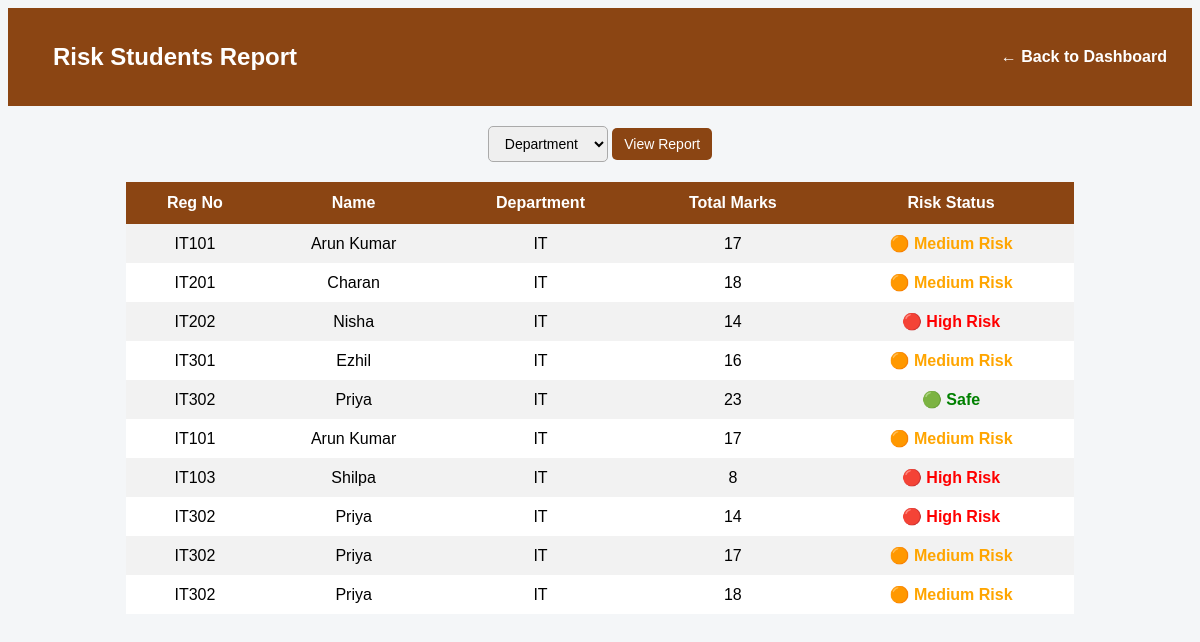
Screenshot of /risk_students (signed in) with the database file from the repository.
### tables this page shows
CREATE TABLE students (
    id INTEGER PRIMARY KEY AUTOINCREMENT,
    reg_no TEXT UNIQUE,
    name TEXT,
    dept TEXT,
    year INTEGER,
    semester INTEGER,
    username TEXT,
    password TEXT
);

CREATE TABLE internal_marks (
    id INTEGER PRIMARY KEY AUTOINCREMENT,
    dept TEXT,
    year INTEGER,
    semester INTEGER,
    subject TEXT,
    reg_no TEXT,
    assignment INTEGER,
    mock INTEGER,
    attendance INTEGER,
    unit_percent INTEGER,
    total INTEGER
);

### app.py (the view)
@app.route("/risk_students")
def risk_students():
    dept = session["faculty_dept"]
    conn = get_db_connection()
    cur = conn.cursor()
    query = """
        SELECT s.reg_no, s.name, s.dept, i.total
        FROM students s
        JOIN internal_marks i
        ON s.reg_no = i.reg_no
    """
    if dept:
        query += " WHERE s.dept = ?"
        cur.execute(query, (dept,))
    else:
        cur.execute(query)
    rows = cur.fetchall()
    conn.close()
    students = []
    for r in rows:
        if r["total"] < 15:
            risk = "High Risk"
        elif r["total"] < 20:
            risk = "Medium Risk"
        else:
            risk = "Safe"
        students.append({
            "reg_no": r["reg_no"],
            "name": r["name"],
            "dept": r["dept"],
            "total": r["total"],
            "risk": risk
        })
    return render_template("risk_students.html", students=students)

### app.py (called while the page is built)
def get_db_connection():
    conn = sqlite3.connect("database.db")
    conn.row_factory = sqlite3.Row
    return conn

### templates/risk_students.html (shortened to what this page needs)
<!DOCTYPE html>
<html>
<head>
</head>
<body>
<div class="header">
    <h2>Risk Students Report</h2>
    <a href="/faculty_dashboard">← Back to Dashboard</a>
</div>
<form method="get" action="/risk_students">
    <select name="dept" required>
        <option value="">Department</option>
    </select>
    <button type="submit">View Report</button>
</form>
<table>
    <tr>
        <th>Reg No</th>
        <th>Name</th>
        <th>Department</th>
        <th>Total Marks</th>
        <th>Risk Status</th>
    </tr>
    {% for s in students %}
    <tr>
        <td>{{ s.reg_no }}</td>
        <td>{{ s.name }}</td>
        <td>{{ s.dept }}</td>
        <td>{{ s.total }}</td>
        <td>
            {% if s.risk == "High Risk" %}
                <span class="high">🔴 High Risk</span>
            {% elif s.risk == "Medium Risk" %}
                <span class="medium">🟠 Medium Risk</span>
            {% else %}
                <span class="safe">🟢 Safe</span>
            {% endif %}
        </td>
    </tr>
    {% endfor %}
</table>
</body>
</html>

### templates/risk_students.html (style rules this page uses)
body { font-family: Arial, sans-serif; background: #f4f6f8; }
.header { background:#8B4513; color:white; padding:15px 25px; display:flex; justify-content:space-between; align-items:center; }
.header a { color:white; text-decoration:none; font-weight:bold; }
h2 { text-align: center; margin: 20px; color: white; }
form { text-align: center; margin: 20px; }
select, button { padding: 8px 12px; border-radius: 5px; border: 1px solid #aaa; font-size: 14px; }
button { background-color: #8B4513; color: white; border: none; cursor: pointer; }
table { width: 80%; margin: auto; border-collapse: collapse; background: white; }
th { background-color: #8B4513; color: white; padding: 12px; }
td { padding: 10px; text-align: center; }
tr:nth-child(even) { background-color: #f2f2f2; }
.high { color: red; font-weight: bold; }
.medium { color: orange; font-weight: bold; }
.safe { color: green; font-weight: bold; }

### rows the page displays
students: reg_no "IT101", name "Arun Kumar", dept "IT", total "17", shows "🟠 Medium Risk"
students: reg_no "IT201", name "Charan", dept "IT", total "18", shows "🟠 Medium Risk"
students: reg_no "IT202", name "Nisha", dept "IT", total "14", shows "🔴 High Risk"
students: reg_no "IT301", name "Ezhil", dept "IT", total "16", shows "🟠 Medium Risk"
students: reg_no "IT302", name "Priya", dept "IT", total "23", shows "🟢 Safe", total "14", total "17", total "18"
students: reg_no "IT103", name "Shilpa", dept "IT", total "8", shows "🔴 High Risk"
